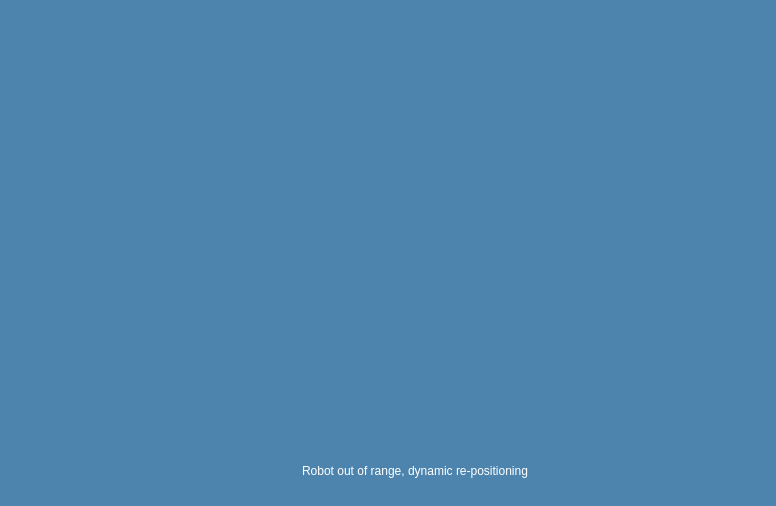
<?xml version="1.0" encoding="UTF-8"?>
<ui version="4.0">
 <class>Dialog</class>
 <widget class="QDialog" name="Dialog">
  <property name="windowModality">
   <enum>Qt::WindowModal</enum>
  </property>
  <property name="geometry">
   <rect>
    <x>0</x>
    <y>0</y>
    <width>776</width>
    <height>506</height>
   </rect>
  </property>
  <property name="windowTitle">
   <string>Robot Out of range</string>
  </property>
  <property name="styleSheet">
   <string notr="true">background-color:rgb(77, 132,173);
font: 24px &quot;Verdana&quot;;
color:#fff;</string>
  </property>
  <layout class="QVBoxLayout" name="verticalLayout" stretch="1,0">
   <item>
    <widget class="QWidget" name="widget" native="true">
     <property name="styleSheet">
      <string notr="true">image:url(C:/Leon/image/robot.png);</string>
     </property>
    </widget>
   </item>
   <item>
    <layout class="QHBoxLayout" name="horizontalLayout">
     <item>
      <spacer name="horizontalSpacer">
       <property name="orientation">
        <enum>Qt::Horizontal</enum>
       </property>
       <property name="sizeHint" stdset="0">
        <size>
         <width>40</width>
         <height>20</height>
        </size>
       </property>
      </spacer>
     </item>
     <item>
      <widget class="QWidget" name="widget_2" native="true">
       <property name="minimumSize">
        <size>
         <width>48</width>
         <height>48</height>
        </size>
       </property>
       <property name="maximumSize">
        <size>
         <width>48</width>
         <height>48</height>
        </size>
       </property>
       <property name="styleSheet">
        <string notr="true">image:url(C:/Leon/image/warning.png)</string>
       </property>
      </widget>
     </item>
     <item>
      <widget class="QLabel" name="label">
       <property name="maximumSize">
        <size>
         <width>520</width>
         <height>16777215</height>
        </size>
       </property>
       <property name="text">
        <string>Robot out of range, dynamic re-positioning</string>
       </property>
       <property name="alignment">
        <set>Qt::AlignCenter</set>
       </property>
      </widget>
     </item>
     <item>
      <spacer name="horizontalSpacer_2">
       <property name="orientation">
        <enum>Qt::Horizontal</enum>
       </property>
       <property name="sizeHint" stdset="0">
        <size>
         <width>40</width>
         <height>20</height>
        </size>
       </property>
      </spacer>
     </item>
    </layout>
   </item>
  </layout>
 </widget>
 <resources/>
 <connections/>
</ui>
